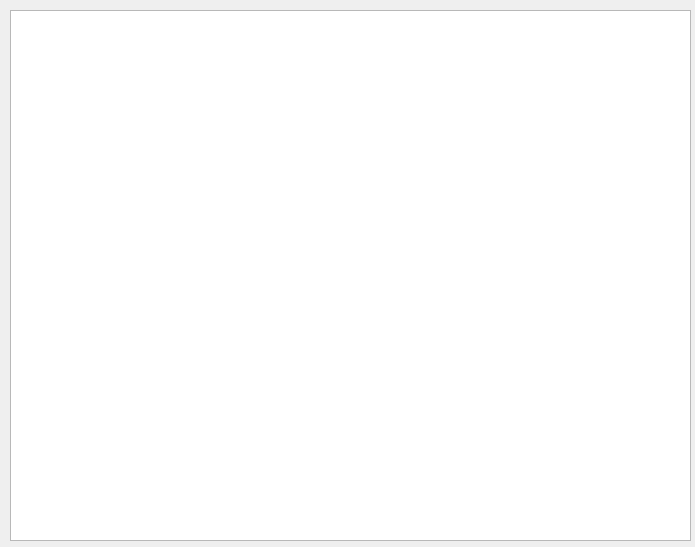
<?xml version="1.0" encoding="UTF-8"?>
<ui version="4.0">
 <class>Form</class>
 <widget class="QWidget" name="Form">
  <property name="geometry">
   <rect>
    <x>0</x>
    <y>0</y>
    <width>695</width>
    <height>547</height>
   </rect>
  </property>
  <property name="windowTitle">
   <string>Form</string>
  </property>
  <widget class="QTableWidget" name="tableWidget">
   <property name="geometry">
    <rect>
     <x>10</x>
     <y>10</y>
     <width>681</width>
     <height>531</height>
    </rect>
   </property>
  </widget>
 </widget>
 <resources/>
 <connections/>
</ui>
